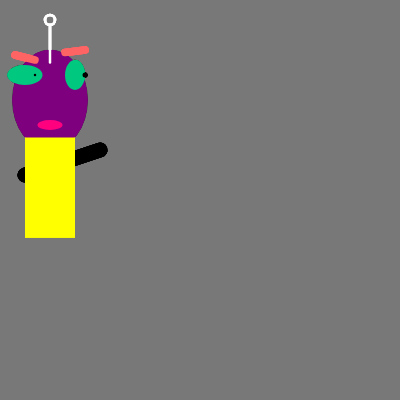
Frame 1 (no input)
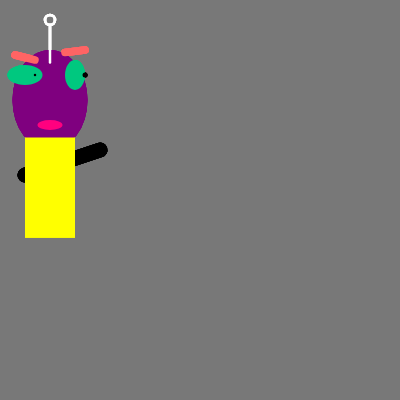
Frame 60 (no input)
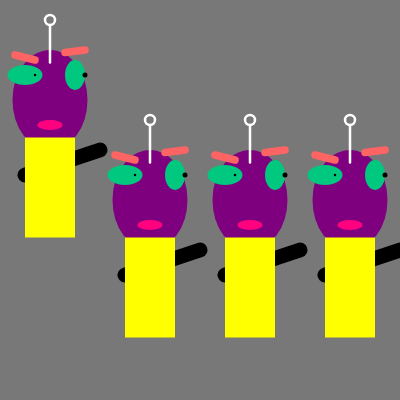
Frame 120 (the mouse pressed at the canvas centre since frame 60)

The p5.js sketch that drew these frames (run headless with seeded random() and noise() and a simulated clock; from frame 60 on, the mouse is pressed at the canvas centre):

// p5.js sketch
// ── sketch.js
// re-mix of zoog using functions.
//
function setup() {
  // Create square drawing canvas 
  createCanvas(400, 400);

}

function draw() {
  const Dark_gray_color = 120;
  background(Dark_gray_color);

  translate(-50, 0);
  scale(0.5);
  draw_zoog();

  translate(mouseX, mouseY);
  draw_zoog();

  translate(mouseX, 0);
  draw_zoog();

  translate(mouseX, 0);
  draw_zoog();
}

function draw_zoog() {
  Purple_face();
  Green_eyes();
  Black_pupils();
  Orange_eyebrows();
  Antenna();
  Pink_mouth();
  Black_arms();
  Yellow_body();
}

function Purple_face() {
  fill(127, 0, 127);
  ellipse(200, 200, 150, 200);
}

function Green_eyes() {
  fill(0, 200, 127);
  ellipse(150, 150, 70, 40);
  ellipse(250, 150, 40, 60);
}

function Black_pupils() {
  fill(0);
  ellipse(170, 150, 5, 5);
  ellipse(270, 150, 10, 10);
}

function Orange_eyebrows() {
  stroke(255, 100, 100);
  strokeWeight(15);
  line(130, 110, 170, 120);
  line(230, 105, 270, 100);
}

function Antenna() {
  stroke(255);
  strokeWeight(5);
  line(200, 125, 200, 50);
  noFill();
  ellipse(200, 40, 20, 20);
}

function Pink_mouth() {
  noStroke();
  fill(255, 0, 127);
  ellipse(200, 250, 50, 20);
}

function Black_arms() {
  stroke(0);
  strokeWeight(30);
  line(150, 350, 300, 300);
}

function Yellow_body() {
  noStroke();
  fill(255, 255, 0);
  rect(150, 275, 100, 200);
}

// From: https://editor.p5js.org/mimiyin/sketches/SiMFwzSGS
